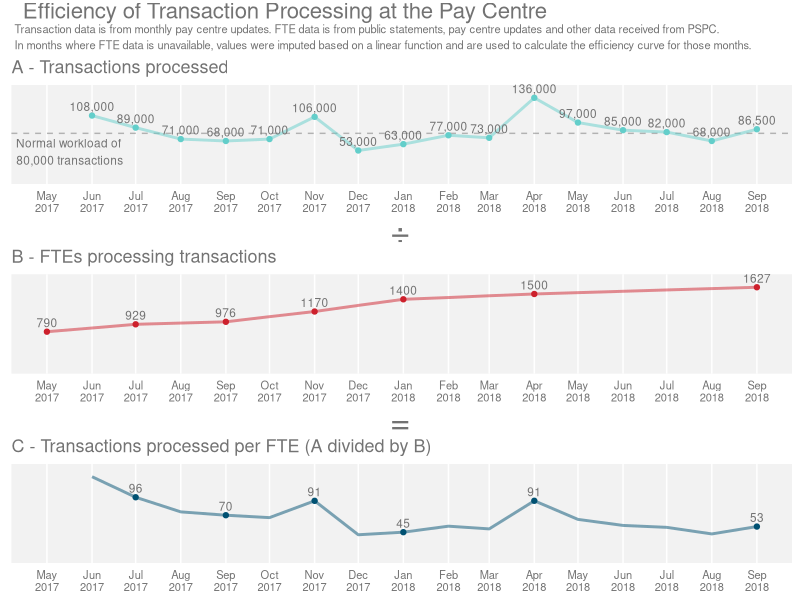
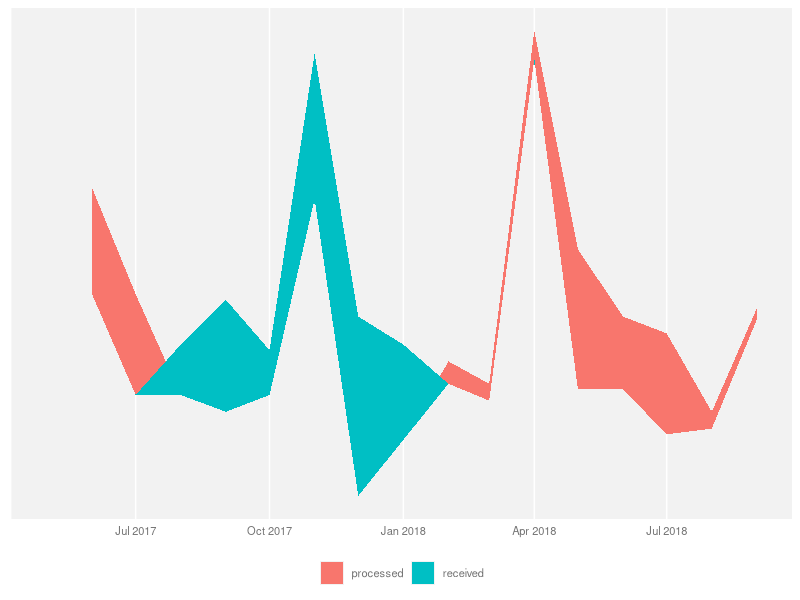
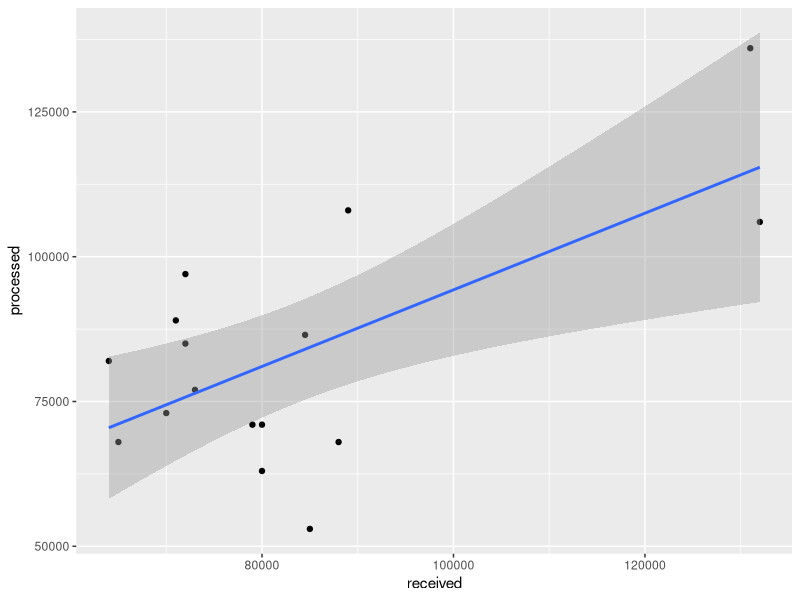
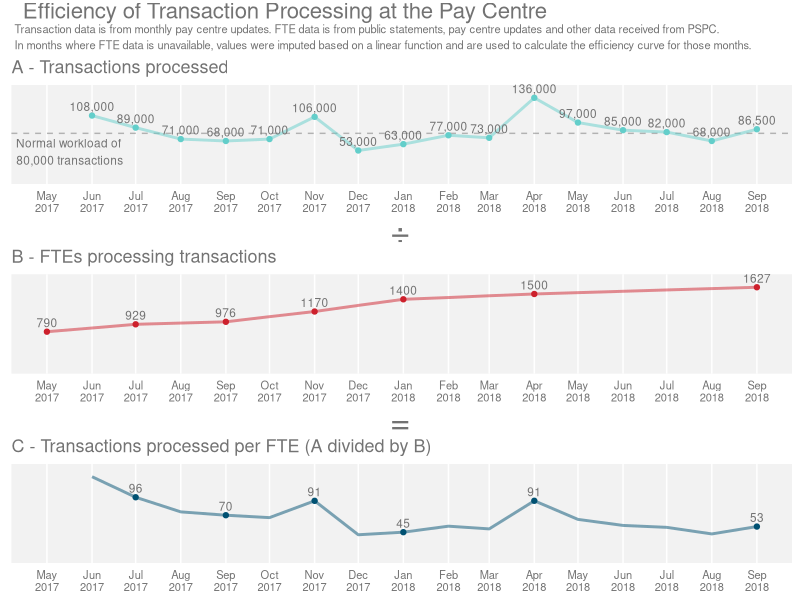

Here is the R script that generated these plots, in order:
## ---- chunk 1
# Load libraries
library(dplyr)
library(tidyr)
library(ggplot2)
library(readxl)
library(grid)
library(gridExtra)
library(cowplot)
library(scales)

theme_TBS <- function(textSize = 8) {
  theme(
    plot.title = element_text(size = textSize*1.618, hjust = 0, colour = "grey45", face = "plain"),
    plot.subtitle = element_text(face = "plain", size = textSize, colour = "grey45"),
    plot.caption = element_text(face = "italic", size = textSize-1, colour = "grey45"),
    #axis.title.x = element_text(size = textSize, colour = "grey45"),
    axis.title = element_blank(),
    axis.text.x = element_text(angle = 0, size = textSize, colour = "grey45", 
                               inherit.blank = FALSE),
    #axis.text.y = element_text(angle = 0, size = textSize-2, colour = "grey45", 
    #                           inherit.blank = FALSE),
    axis.text.y = element_blank(),
    axis.ticks.x = element_blank(),
    axis.ticks.y = element_blank(),
    panel.background = element_rect(fill = "grey95"),
    panel.grid = element_blank(),
    panel.grid.major.x = element_line(colour = "white"),
    panel.spacing.y = unit(2, "mm"),
    panel.spacing.x = unit(1, "mm"),
    strip.text.y = element_text(angle = 0, size = textSize, colour = "grey45", 
                                inherit.blank = FALSE),
    strip.text.x = element_text(angle = 180, size = textSize, colour = "grey45", 
                                inherit.blank = FALSE),
    strip.background = element_blank(),
    legend.position = "bottom",
    legend.text = element_text(size = textSize, colour = "grey45"),
    legend.title = element_blank(),
    axis.line = element_blank()
  )
}

title_theme <- calc_element("plot.title", theme_TBS())

# Read data and create pay dataframe
pay.df <- read_xlsx("datasets//dashboard_data.xlsx")

# Remove line breay from date, add day (the 15th) and transfrom into a date object
pay.df$month <- gsub("\r?\n|\r", " ", pay.df$month)
pay.df$month <- as.Date(paste0("01 ", pay.df$month), "%d %B %Y")

## ---- chunk 2
# Select columns and create Efficiency column (Processed transactions / Staff)
pay_eff.df <- pay.df %>%
  select(month, backlog, received, processed, staff, staff_imp) %>%
  mutate(efficiency = processed / staff) %>%
  mutate(efficiency_imp = processed / staff_imp)
  
# Set colours
processed.clr <- "#63CECA"
staff.clr <- "#CD202C"
efficiency.clr <- "#005172"

# Create a graph of transactions processed by month.
# Add a dashed line indicating the "regular workload" of 80,000 cases per month
plot1 <- ggplot(pay_eff.df, aes(x = month, y = processed, group = processed)) +
  labs(title = "A - Transactions processed") +
  xlab("Month") +
  scale_y_continuous(limits = c(0,NA), labels = comma, expand = expand_scale(mult = c(0,.15))) +
  scale_x_date(date_breaks = "1 month", date_labels = "%b\n%Y") +
  #geom_bar(stat = "identity", aes(y = processed)) +
  geom_hline(yintercept = 80000, linetype = 2, colour = "grey45", alpha = 0.5) +
  geom_path(aes(group=1), size = 1, colour = processed.clr, alpha = 0.5) +
  geom_point(colour = processed.clr) +
  geom_text(vjust = -0.5, size = 3, colour = "grey45", aes(y = processed, label = comma(processed))) +
  annotate("text", hjust = 0.3, vjust = 1.2, size = 3, colour = "grey45",
           y = 80000, 
           x = as.Date("2017-05-02"), 
           label = "Normal workload of \n80,000 transactions") +
  theme_TBS()

# Create a graph of staff levels per month.
# Values are not available for every month.
# Some have been imputed using a simple linear function.
plot2 <- ggplot(pay_eff.df, aes(x = month, y = staff_imp, group = staff)) +
  labs(title = "B - FTEs processing transactions") +
  xlab("Month") +
  scale_y_continuous(limits = c(0,NA), expand = expand_scale(mult = c(0,.15))) +
  scale_x_date(date_breaks = "1 month", date_labels = "%b\n%Y") +
  geom_path(aes(group=1), size = 1, colour = staff.clr, alpha = 0.5) +
  geom_point(aes(y = staff), colour = staff.clr) + 
  geom_text(vjust = -0.5, size = 3, colour = "grey45", aes(y = staff, label = round(staff,0))) +
  theme_TBS()

# Create a graph of transactions per staff (efficiency) by month
plot3 <- ggplot(pay_eff.df, aes(x = month, y = efficiency_imp, group = efficiency_imp)) +
  labs(title = "C - Transactions processed per FTE (A divided by B)") +
  xlab("Month") +
  scale_y_continuous(limits = c(0,NA), expand = expand_scale(mult = c(0,.15))) +
  scale_x_date(date_breaks = "1 month", date_labels = "%b\n%Y") +
  geom_path(aes(group=1), size = 1, colour = efficiency.clr, alpha = 0.5) +
  geom_point(aes(y = efficiency), colour = efficiency.clr) +
  geom_text(vjust = -0.5, size = 3, colour = "grey45", aes(y = efficiency, label = round(efficiency,0))) +
  theme_TBS()

# Set title and subtitle for combined graph
title.grb <- textGrob("Efficiency of Transaction Processing at the Pay Centre", hjust = 0.72, gp=gpar(fontsize=16, col ="grey45"))
subtitle.grb <- textGrob("Transaction data is from monthly pay centre updates. FTE data is from public statements, pay centre updates and other data received from PSPC. \nIn months where FTE data is unavailable, values were imputed based on a linear function and are used to calculate the efficiency curve for those months.", 
                         x = unit(0.018,"npc"), 
                         just = "left", gp=gpar(fontsize=8, col ="grey45", fontface = "plain"))

# Divide and equals signs for the combined graph
divide.grb <- textGrob("÷",gp=gpar(fontsize=24, col ="grey45"))
equals.grb <- textGrob("=",gp=gpar(fontsize=24, col ="grey45"))

# Create combined graph using cowplots library
payplots <- plot_grid(title.grb, subtitle.grb, plot1, divide.grb, plot2, equals.grb, plot3, #labels = c("","a","","b","","c"),
                      align = "v", nrow = 7, rel_heights = c(1, 1.5, 8, 1, 8, 1, 8))

# Save combined plot
ggsave(plot = payplots, "Efficiency of Transaction Processing at the Pay Centre (May 2017 - Sep 2018).pdf", width = 8, height = 8)


payplots
## ---- chunk 3

pay_bklg.df <- pay.df %>%
  select(month, received, processed) %>%
  mutate(min = pmin(received, processed)) %>%
  gather("status", "transactions", -month, -min)

backlogplot <- ggplot(data=pay_bklg.df, aes(x=month, fill=status)) +
  geom_ribbon(aes(ymax=transactions, ymin=min)) +
  theme_TBS()
  #scale_fill_manual(values=c(Stocks="darkred", Bonds="darkblue"))

backlogplot

## ---- chunk 4
# Create a scatterplot graphing processed vs received transactions.
# Why do we tend to see more transactions processed when more are received?
plot4 <- ggplot(pay.df, aes(x = received, y = processed)) +
  geom_point() +
  geom_smooth(method=lm)

res <- cor.test(pay.df$received, pay.df$processed, 
                    method = "pearson")
res

plot4
